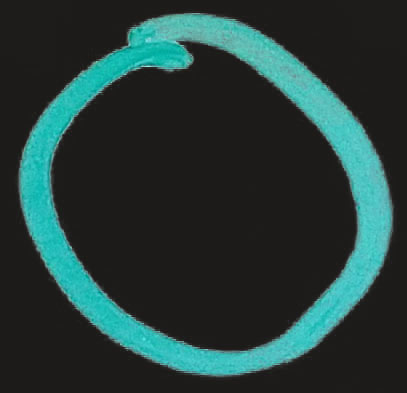
#> input picture Python Binary Image Generator/Zero.jpg, 407 x 393 px; the run also reads 1 picture not shown here
$ python PBIG.py Zero.jpg
#> lines starting #> are read from the running program, lines starting #| are printed output that depends on the picture
from random import *
import sys
from PIL import Image
import binascii
def string2bits(s=''):
    return [bin(ord(x))[2:].zfill(8) for x in s]

def bits2string(b=None):
    return ''.join([chr(int(x, 2)) for x in b])

s = sys.argv[1]

b = string2bits(s)

z = 0
while(z < 30):

    imageOrder = [0, 0, 0, 0, 0, 0, 0, 0, 0]

    # [9 lines of commented-out code are left out]
    BinDigits = ['', '', '', '', '', '', '', '']
    n = 0
    print(b)
    while(n < 8):

        a = int(b[0][n])

        BinDigits[n] = 'Zero.jpg'
        if(a == 1):
            BinDigits[n] = 'One.jpg'


        n += 1
    Spaces = ['', '', '', '', '','','','','']
    Empty = 0
    while(Empty < 9):
        Spaces[Empty] = "Space.jpg"
        Empty += 1


    x = 0
    images = map(Image.open, BinDigits)
    # widths, heights = zip(*(i.size for i in images))
    total_width = (430)*9
    max_height = (430)*9

    new_im = Image.new('RGB', (total_width, max_height), (150, 155, 155, 0))

    Rand = randint(0, 8)
    imageOrder[Rand] = 1
    f = 1
    for i in imageOrder:
        if(i == 1):
            images = map(Image.open, BinDigits)
            x_offset = 0

            y_offset = ((f)*400)
            f+=1

            for im in images:
                new_im.paste(im, (x_offset,y_offset))
                x_offset += 400
        if(i == 0):
            images = map(Image.open, Spaces)
            x_offset = 0

            y_offset = ((f)*400)
            f+=1
            for im in images:
                new_im.paste(im, (x_offset,y_offset))
                x_offset += 400
    num = str(z)
    new_im.save(s+num+'.jpg')
    z += 1
#> this loop made 30 passes
#> num on passes 1 to 12: '0', '1', '2', '3', '4', '5', '6', '7', '8', '9', '10', '11'
#> pass 1, `new_im = Image.new('RGB', (total_width, max_height), (150, 155, 155, 0))`:
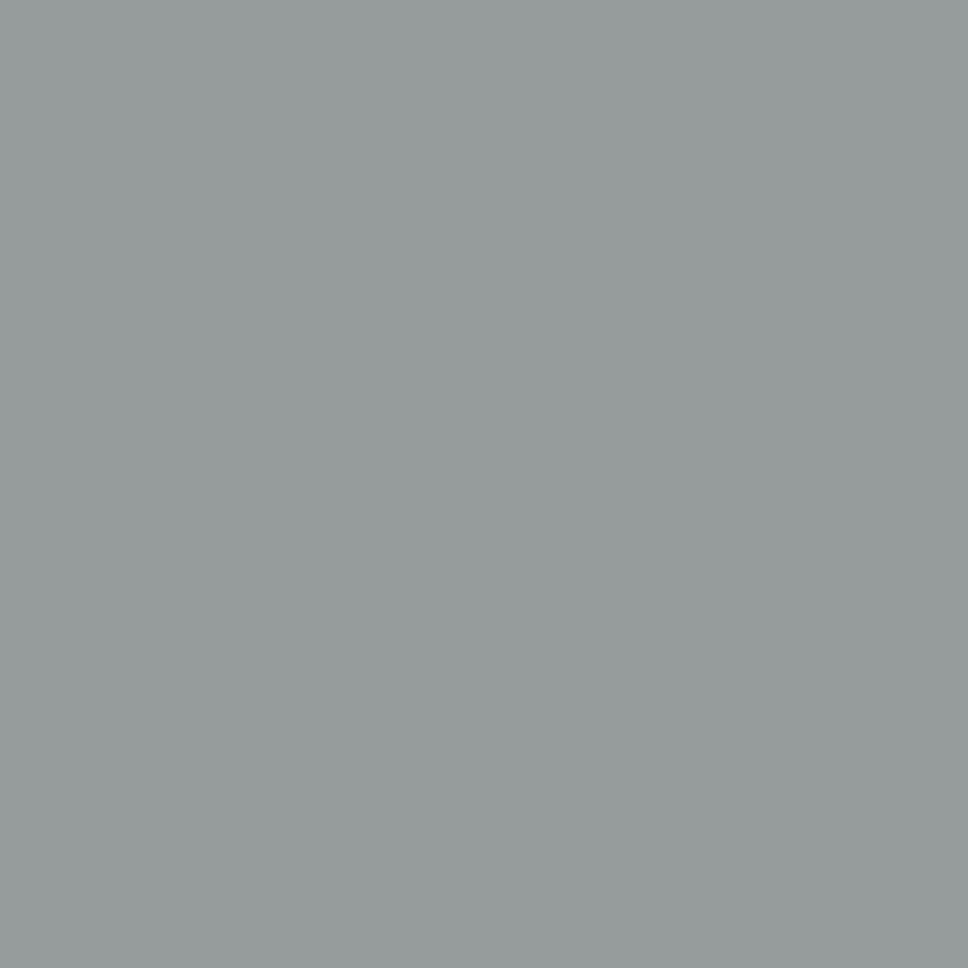
#> new_im: PIL image 3870x3870 RGB (shown at 1/4 size); mean R, G, B 150, 155, 155
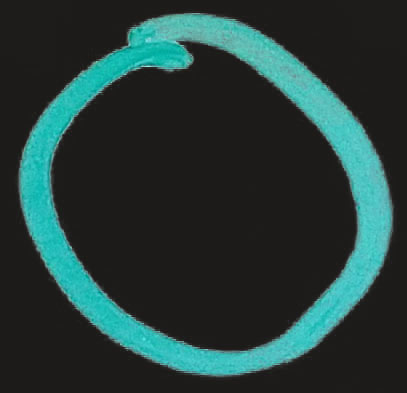
#> input picture Python Binary Image Generator/Zero.jpg, 407 x 393 px
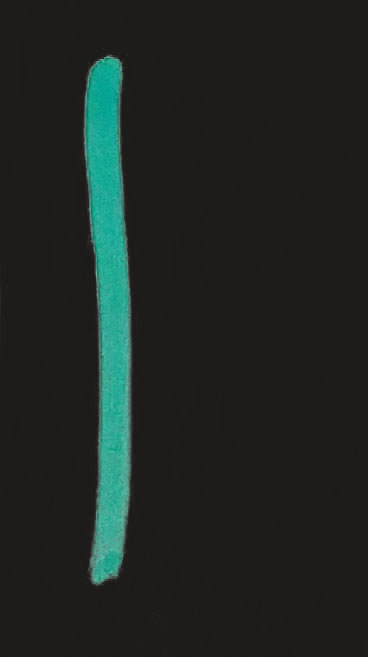
#> input picture Python Binary Image Generator/One.jpg, 368 x 657 px
#> pass 1, `new_im.save(s+num+'.jpg')`:
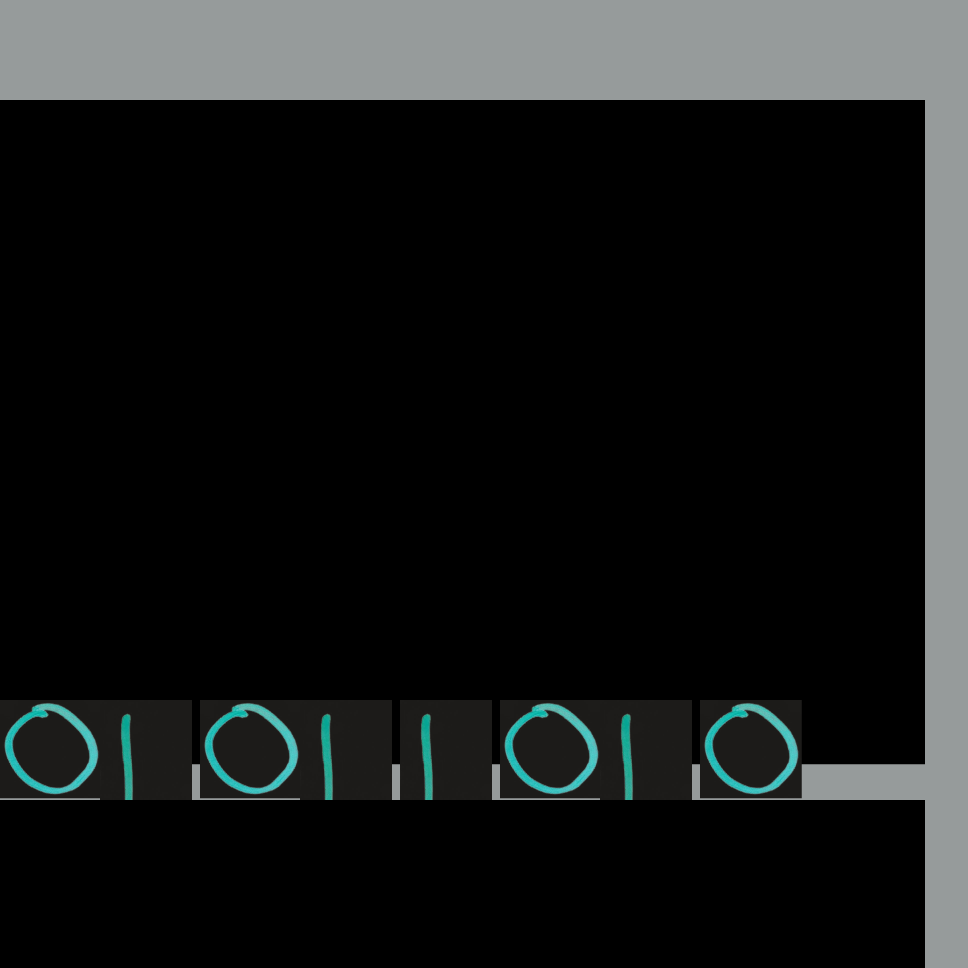
#> saved as Zero.jpg0.jpg: PIL image 3870x3870 RGB (shown at 1/4 size); mean R, G, B 25.1, 27.2, 26.9
#> after the loop:
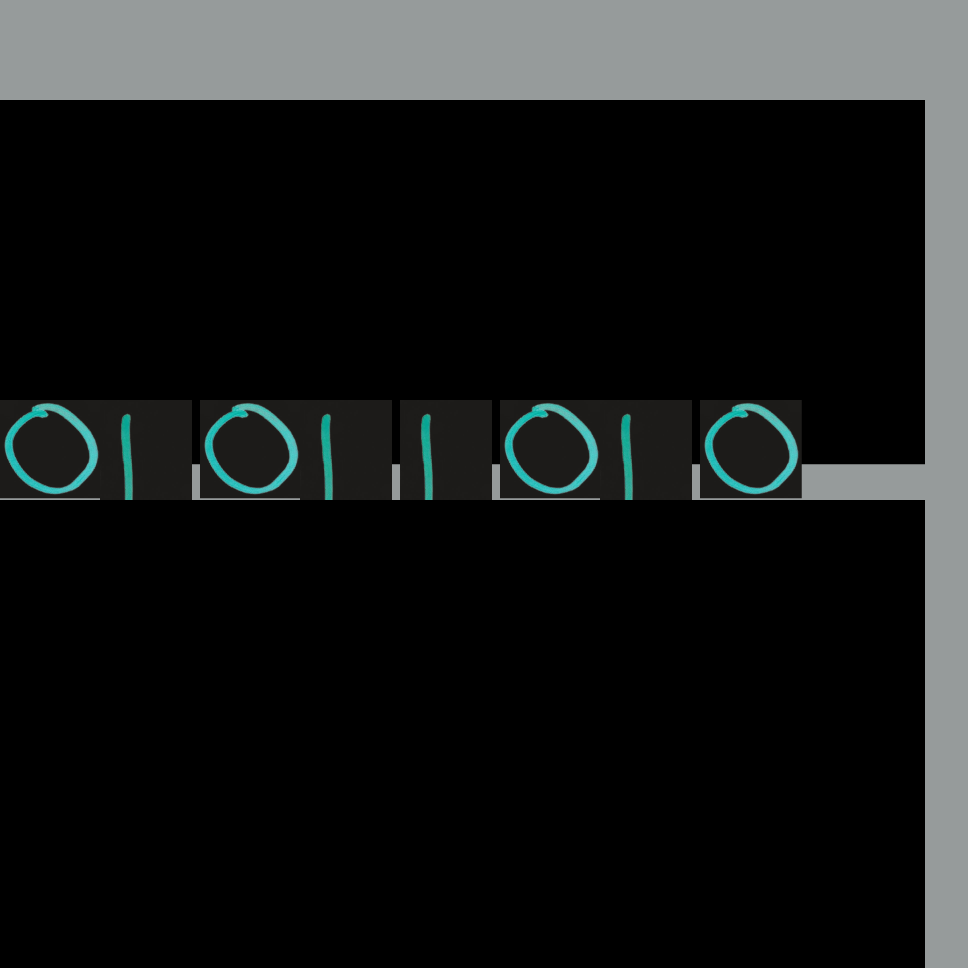
#> new_im: PIL image 3870x3870 RGB (shown at 1/4 size); mean R, G, B 25.1, 27.2, 26.9
#> after the loop, z = 30
